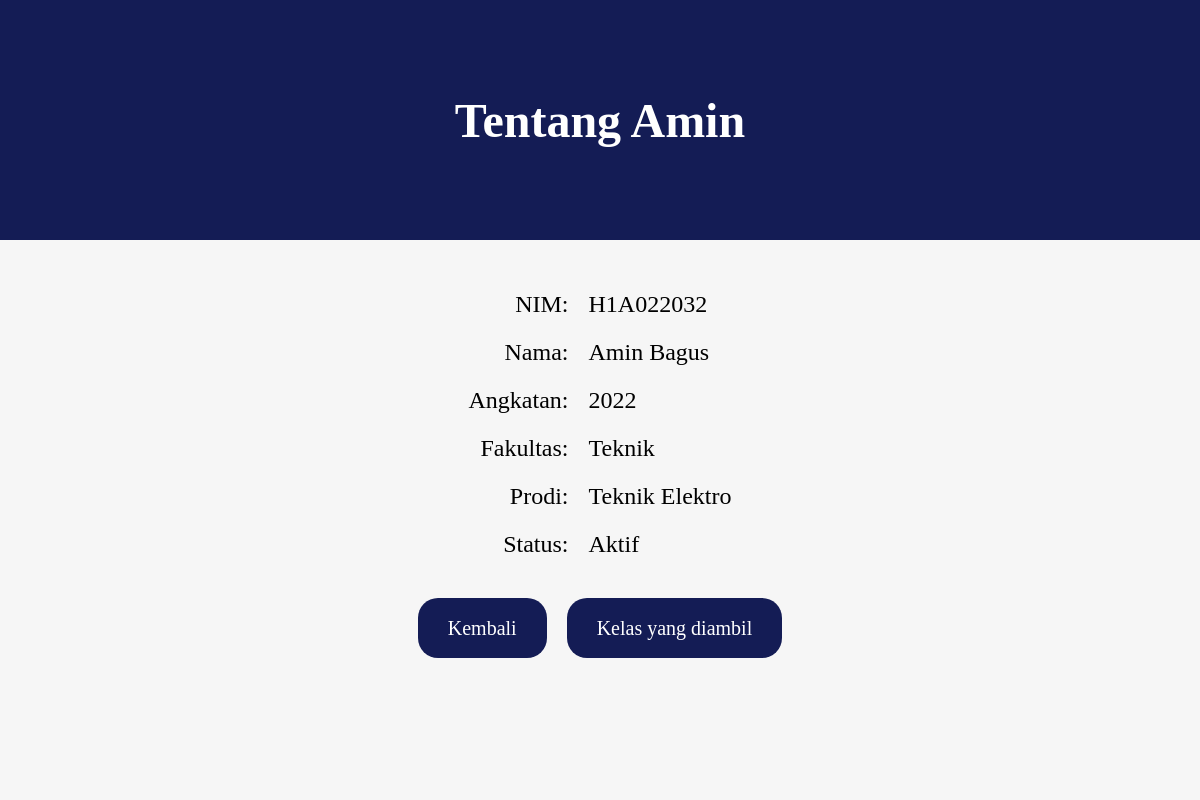
The page /tki/details/1 on the database its author committed.
### tki/models.py (models this page shows, shortened)
class Tki(models.Model):
    firstname = models.CharField(max_length=255)
    lastname = models.CharField(max_length=255)
    nim = models.CharField(max_length=255, null=True)
    angkatan = models.CharField(max_length=255, null=True)
    fakultas = models.CharField(max_length=255, null=True)
    prodi = models.CharField(max_length=255, null=True)
    status = models.CharField(max_length=255, null=True)

### tki/views.py (the view)
# urls.py: path('tki/details/<int:id>', views.details, name='details'),
def details(request, id):
  sometki = Tki.objects.get(id=id)
  template = loader.get_template('details.html')
  context = {
    'sometki': sometki,
  }
  return HttpResponse(template.render(context, request))

### tki/templates/details.html (shortened to what this page needs)
{% extends "master.html" %}
{% block content %}
    <div class="header">
        <h1>
            Tentang {{sometki.firstname}}
        </h1>
    </div>
    <div class="bawah">
        <div class="content">
            <div class="form">
                <p>NIM: </p>
                <p>Nama: </p>
                <p>Angkatan: </p>
                <p>Fakultas: </p>
                <p>Prodi: </p>
                <p>Status: </p>
            </div>
            <div class="data">
                <p>{{sometki.nim}}</p>
                <p>{{sometki.firstname}} {{sometki.lastname}}</p>
                <p>{{sometki.angkatan}}</p>
                <p>{{sometki.fakultas}}</p>
                <p>{{sometki.prodi}}</p>
                <p>{{sometki.status}}</p>
            </div>
        </div>
        <div class="tombol">
            <a href="/tki">
                <btn class="back">Kembali</btn>
            </a>
            <a href="{{ sometki.id }}/matkul">
                <btn class="back">Kelas yang diambil</btn>
            </a>
        </div>
    </div>
{% endblock %}

### rows shown on the page
Tki: firstname "Amin", nim "H1A022032", lastname "Bagus", angkatan "2022", fakultas "Teknik", prodi "Teknik Elektro", status "Aktif"
